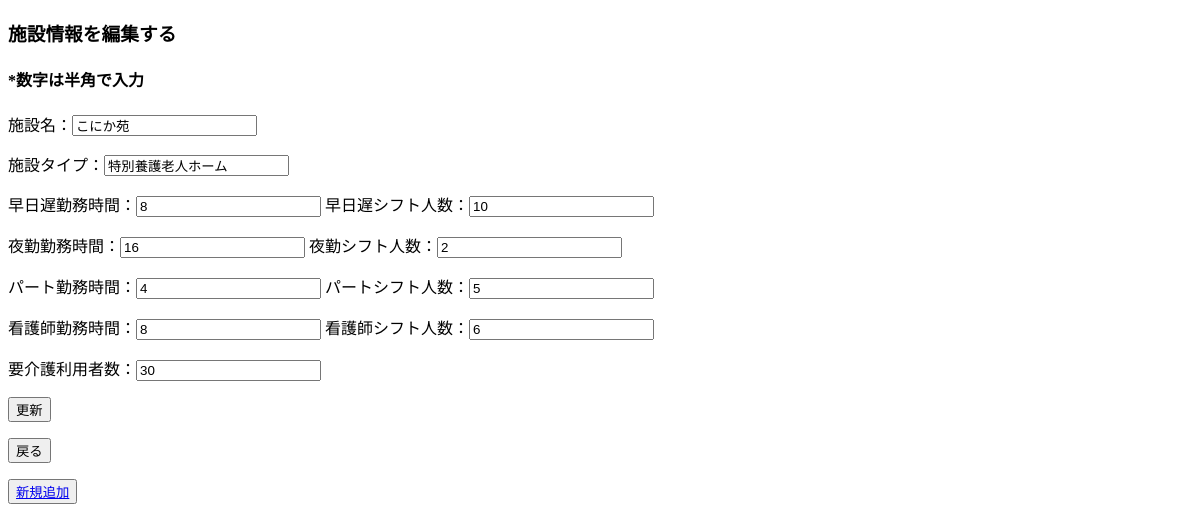
Before: /shift_edit/1 with the older database file.
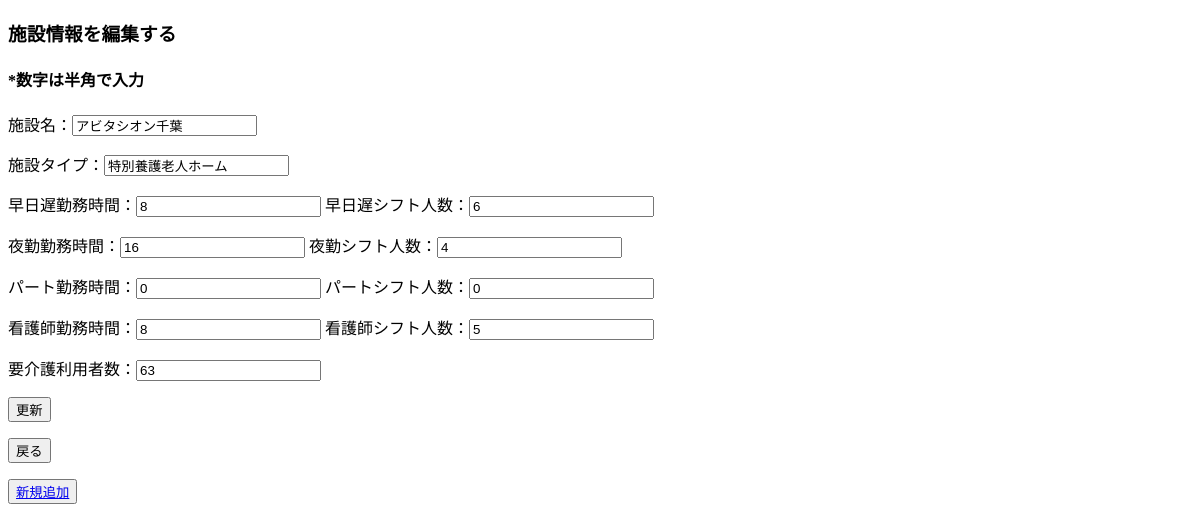
After: the same page with the newer database file.
### tables this page shows
CREATE TABLE carehomes (
id INTEGER PRIMARY KEY AUTOINCREMENT,
homename VARCHAR,
hometype VARCHAR,
day_worktime INTEGER,
day_shiftnumber INTEGER,
night_worktime INTEGER,
night_shiftnumber INTEGER,
part_worktime INTEGER,
part_shiftnumber INTEGER,
nurse_worktime INTEGER,
nurse_shiftnumber INTEGER,
must_carenumber INTEGER
);

### shift.py (the view)
@app.route('/shift_edit/<int:id>')
def edit(id):
    prof_list = get_profile()
    prof_dict = search_prof(prof_list, id)
    return render_template('shift_edit.html', title='シフト分析', user=prof_dict)

### shift.py (called while the page is built)
def get_profile():
    conn = sqlite3.connect('profile.sqlite3')
    c = conn.cursor()
    prof_list=[]
    for i in c.execute('select * from carehomes'):
        prof_list.append(
            {'id':i[0],
            'homename':i[1],
            'hometype':i[2],
            'day_worktime':i[3],
            'day_shiftnumber':i[4],
            'night_worktime':i[5],
            'night_shiftnumber':i[6],
            'part_worktime':i[7],
            'part_shiftnumber':i[8],
            'nurse_worktime':i[9],
            'nurse_shiftnumber':i[10],
            'must_carenumber':i[11]}
        )
    conn.commit()
    conn.close()
    return prof_list

def search_prof(prof_list, id):
    result = {}
    for x in prof_list:
        if x['id'] == id:
            result = x
            break
    return result

### templates/shift_edit.html
{% extends "shift_layout.html" %}
{% block content %}
<h3>施設情報を編集する</h3>
<h4>*数字は半角で入力</h4>
<form action="/shift_update/{{user.id}}" method="POST">
    <div>
        <p>施設名：<input type="varchar" name="homename" value={{user.homename}}></p>
        <p>施設タイプ：<input type="varchar" name="hometype"  value={{user.hometype}}></p>
        <p>早日遅勤務時間：<input type="integer" name="day_worktime"  value={{user.day_worktime}}>
        早日遅シフト人数：<input type="integer" name="day_shiftnumber" value={{user.day_shiftnumber}}></p>
        <p>夜勤勤務時間：<input type="integer" name="night_worktime"  value={{user.night_worktime}}>
        夜勤シフト人数：<input type="integer" name="night_shiftnumber" value={{user.night_shiftnumber}}></p>
        <p>パート勤務時間：<input type="integer" name="part_worktime"  value={{user.part_worktime}}>
        パートシフト人数：<input type="integer" name="part_shiftnumber" value={{user.part_shiftnumber}}></p>
        <p>看護師勤務時間：<input type="integer" name="nurse_worktime"  value={{user.nurse_worktime}}>
        看護師シフト人数：<input type="integer" name="nurse_shiftnumber" value={{user.nurse_shiftnumber}}></p>
        <p>要介護利用者数：<input type="integer" name="must_carenumber"  value={{user.must_carenumber}}></p>
        <p><input type="submit" name="" value="更新"></p>
    </div>
</form>
<p><button onclick="history.back()">戻る</button></p>
<p><button><a href="/shift_add">新規追加</a></button></p>
{% endblock %}

Changed rows visible on the page:
changed carehomes "特別養護老人ホーム": homename "こにか苑" → "アビタシオン千葉"; day_shiftnumber "10" → "6"; night_shiftnumber "2" → "4"; part_worktime "4" → "0"; part_shiftnumber "5" → "0"; nurse_shiftnumber "6" → "5"; must_carenumber "30" → "63"
